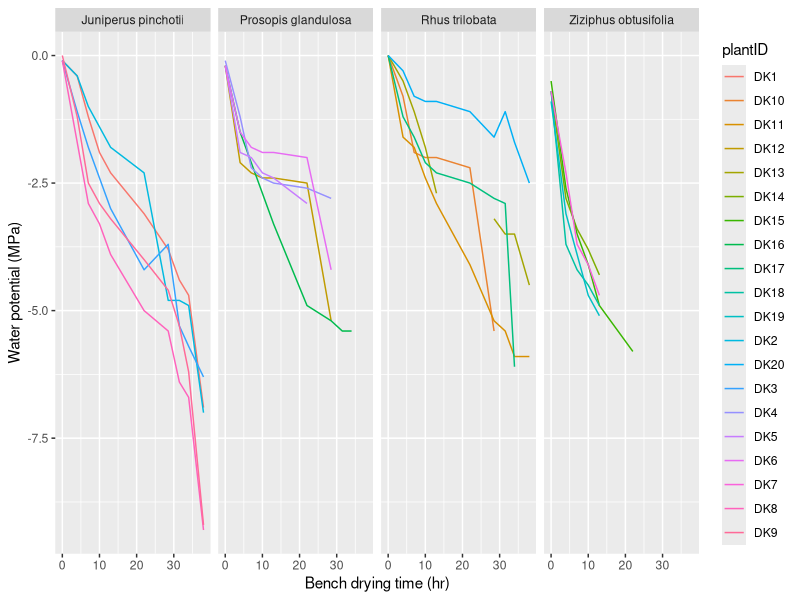
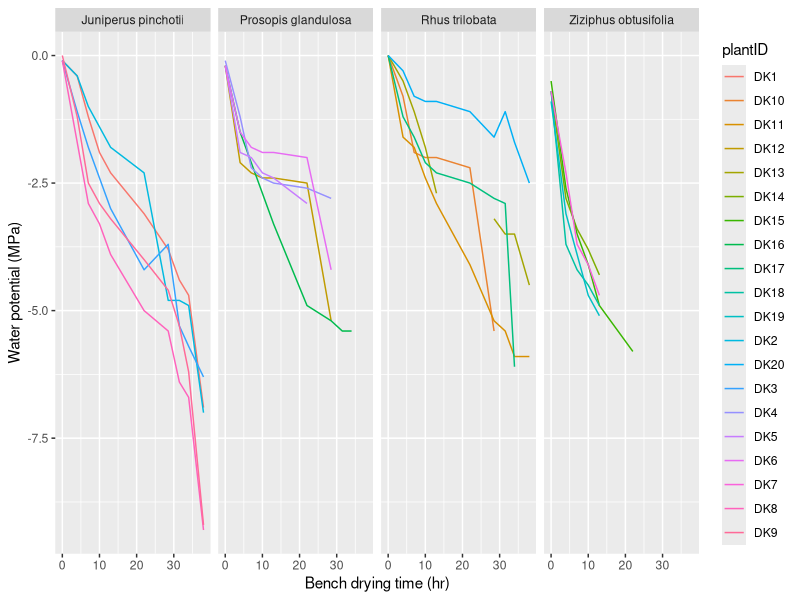

The R source for these figures, in order:
# read-data.R
# Dylan Schwilk 2023

library(ggplot2)
library(readr)
library(dplyr)
library(tidyr)


drydown <- read_csv("./data/shrub_drydown_test.csv")

drydown_long <- drydown %>% select(-note) %>%
  pivot_longer(cols=starts_with("hr_"), names_to="time",
               values_to="water_potential",
               names_pattern="hr_([0-9\\.]+)") %>%
  mutate(time = as.numeric(time), water_potential = -1*water_potential)


fig1 <- drydown_long %>%
  ggplot(aes(time, water_potential, color=plantID)) +
  facet_grid(. ~ species) +
  geom_line() +
  xlab("Bench drying time (hr)") + ylab("Water potential (MPa)")

fig1

ggsave("../results/drydowns.png", plot=fig1, width=8, height=6, units="in")
